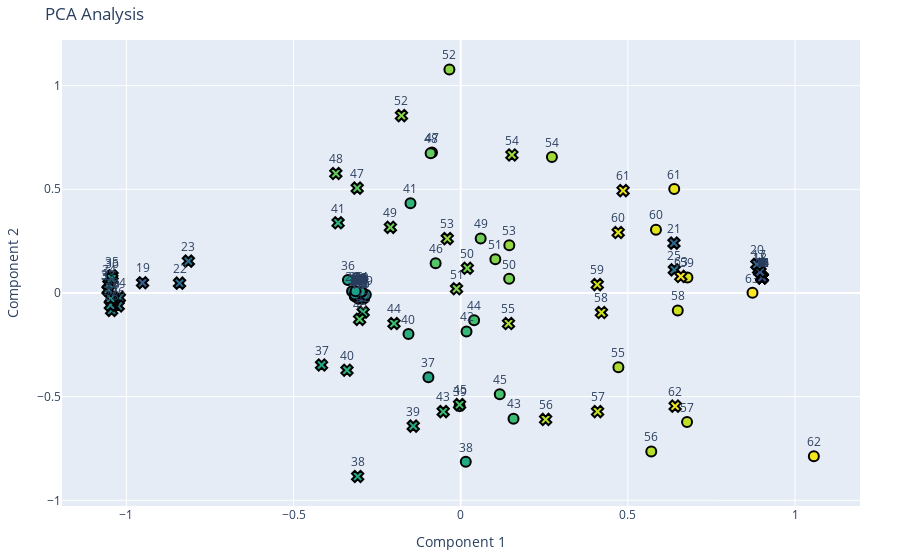

Notebook cell for this chart:
### Code cell
decomp.pca_2d(
    torch.cat([eVOnorm,Unorm.T]), 
    labels=[
        [f"{i}" for i in range(64)], 
        [f"{i}" for i in range(64)]
    ],
    markers=[0,4]
)
